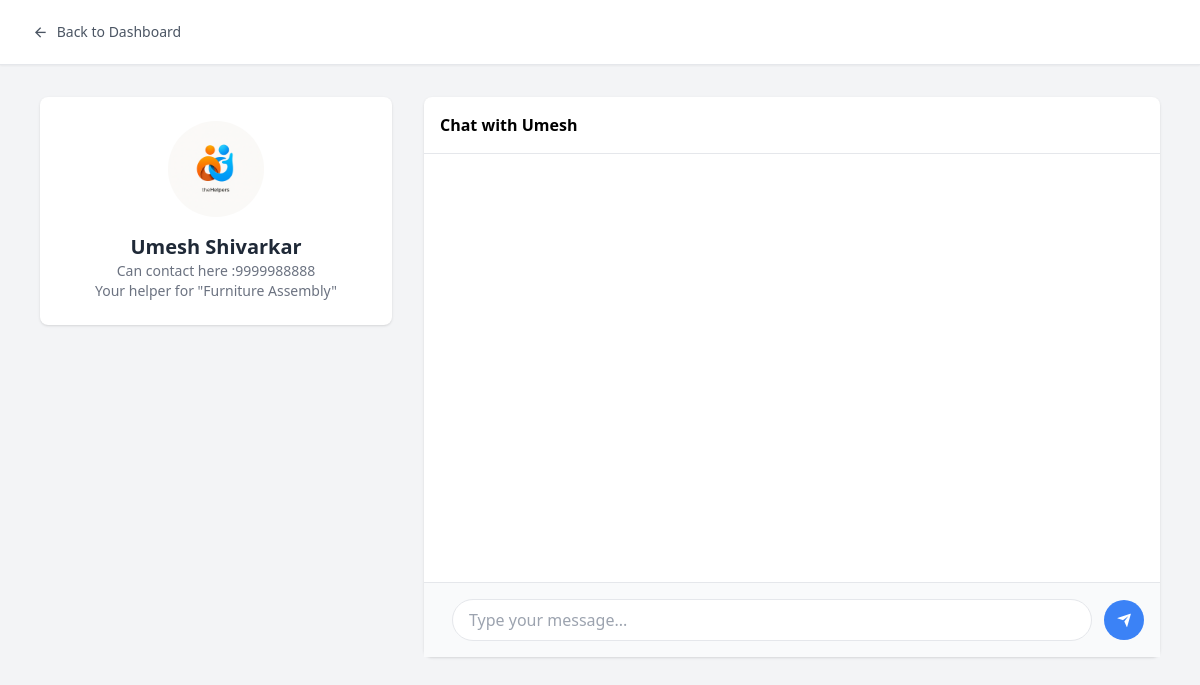
/user/contact_helper/6/ (signed in), run on the app's committed database.
### helpers/models.py (models this page shows, shortened)
class Helper(models.Model):
    fname = models.CharField(max_length=50)
    lname = models.CharField(max_length=50)
    email = models.EmailField(unique=True)
    password = models.CharField(max_length=128) # Always store hashed passwords
    phone_number = models.CharField(max_length=15, blank=True, null=True)  # Optional phone number
    profile_image = models.ImageField(upload_to='helper_profiles/', blank=True, null=True)
    address = models.CharField(max_length=255)
    city = models.CharField(max_length=50)
    state = models.CharField(max_length=50)
    zip = models.CharField(max_length=10)

### helpersapp/models.py (models this page shows, shortened)
class ServiceRequest(models.Model):
    SERVICE_CATEGORY_CHOICES = [
        ('cleaning', 'Cleaning Services'),
        ('moving', 'Moving & Delivery'),
        ('assembly', 'Furniture Assembly'),
        ('gardening', 'Gardening & Landscaping'),
        ('handyman', 'Handyman Services'),
        ('other', 'Other Services'),
    ]
    TIME_SLOT_CHOICES = [
        ('Morning', 'Morning (8am - 12pm)'),
        ('Afternoon', 'Afternoon (12pm - 5pm)'),
        ('Evening', 'Evening (5pm - 9pm)'),
    ]
    PAYMENT_TYPE_CHOICES = [('Hourly', 'Hourly Rate'), ('Fixed', 'Fixed Price')]
    STATUS_CHOICES = [
        ('Pending', 'Pending'),
        ('Active', 'Active'),
        ('Completed', 'Completed'),
        ('Cancelled', 'Cancelled'),
    ]
    PAYMENT_STATUS_CHOICES = [
        ('Pending', 'Pending'),
        ('Paid', 'Paid'),
    ]
    user = models.ForeignKey(User, on_delete=models.CASCADE, related_name='service_requests')
    accepted_helper = models.ForeignKey(
        'helpers.Helper',
        on_delete=models.SET_NULL,
        null=True,
        blank=True,
        related_name='accepted_requests'
    )
    otp_code = models.CharField(max_length=6, blank=True, null=True, help_text="6-digit code for verifying job completion")
    service_category = models.CharField(max_length=50, choices=SERVICE_CATEGORY_CHOICES)
    subcategory = models.CharField(max_length=100)
    task_description = models.TextField(max_length=500)
    address = models.CharField(max_length=255)
    preferred_date = models.DateField()
    preferred_time = models.CharField(max_length=20, choices=TIME_SLOT_CHOICES)
    is_flexible = models.BooleanField(default=False)
    is_urgent = models.BooleanField(default=False)
    has_parking = models.BooleanField(default=False)
    payment_type = models.CharField(max_length=20, choices=PAYMENT_TYPE_CHOICES)
    budget = models.DecimalField(max_digits=8, decimal_places=2)
    special_requirements = models.TextField(blank=True, null=True)
    helper_brings_tools = models.BooleanField(default=False)
    background_check_required = models.BooleanField(default=False)
    insurance_needed = models.BooleanField(default=False)
    experience_required = models.BooleanField(default=False)
    status = models.CharField(max_length=20, choices=STATUS_CHOICES, default='Pending')
    payment_status = models.CharField(max_length=20, choices=PAYMENT_STATUS_CHOICES, default='Pending')
    created_at = models.DateTimeField(auto_now_add=True)
    updated_at = models.DateTimeField(auto_now=True)
    class Meta:
        ordering = ['-created_at']

### helpersapp/views.py (the view)
# urls.py: path('contact_helper/<int:request_id>/', views.contact_helper, name='contact_helper'),
def contact_helper(request, request_id):
    if 'user_id' not in request.session:
        return redirect('helpersapp:auth')
    service_request = get_object_or_404(ServiceRequest, id=request_id, user_id=request.session['user_id'])
    if not service_request.accepted_helper:
        messages.error(request, "No helper has been assigned to this request yet.")
        return redirect('helpersapp:dashboard')
    chat_messages = ChatMessage.objects.filter(service_request=service_request)
    context = {
        'request': service_request,
        'helper': service_request.accepted_helper,
        'chat_messages': chat_messages
    }
    return render(request, 'contact_helper.html', context)

### templates/contact_helper.html (shortened to what this page needs)
<!DOCTYPE html>
<html lang="en">
<head>
    <script src="https://cdn.tailwindcss.com/3.4.16"></script>
    <link rel="stylesheet" href="https://cdnjs.cloudflare.com/ajax/libs/remixicon/4.6.0/remixicon.min.css">
</head>
<body class="bg-gray-100">
    <header class="bg-white shadow-sm border-b border-gray-200 sticky top-0 z-50">
      <div class="max-w-7xl mx-auto px-4 sm:px-6 lg:px-8">
        <div class="flex items-center justify-between h-16">
          <div class="flex items-center space-x-4">
            <a href="{% url 'helpersapp:dashboard' %}" class="flex items-center space-x-2 text-gray-600 hover:text-blue-500 transition-colors">
              <i class="ri-arrow-left-line"></i>
              <span class="text-sm font-medium">Back to Dashboard</span>
            </a>
          </div>
        </div>
      </div>
    </header>
    <main class="max-w-6xl mx-auto py-8 px-4">
        <div class="grid grid-cols-1 md:grid-cols-3 gap-8">
            <div class="md:col-span-1">
                <div class="bg-white p-6 rounded-lg shadow">
                    <div class="flex flex-col items-center text-center">
                        <div class="w-24 h-24 rounded-full overflow-hidden mb-4">
                            {% if helper.profile_image %}
                                <img src="{{ helper.profile_image.url }}" class="w-full h-full object-cover">
                            {% else %}
                                <div class="w-full h-full bg-blue-500 flex items-center justify-center">
                                    <span class="text-white text-3xl font-bold">{{ helper.fname|first|upper }}{{ helper.lname|first|upper }}</span>
                                </div>
                            {% endif %}
                        </div>
                        <h2 class="text-xl font-bold text-gray-800">{{ helper.fname }} {{ helper.lname }} </h2>
                        <p class="text-sm text-gray-500">Can contact here :{{ helper.phone_number }}</p>
                        <p class="text-sm text-gray-500">Your helper for "{{ request.get_service_category_display }}"</p>
                    </div>
                </div>
            </div>
            <div class="md:col-span-2">
                <div class="bg-white rounded-lg shadow flex flex-col h-[70vh]">
                    <div class="p-4 border-b">
                        <h3 class="font-semibold">Chat with {{ helper.fname }}</h3>
                    </div>
                    <div id="chat-window" class="flex-1 p-6 space-y-4 overflow-y-auto">
                    </div>
                    <div class="p-4 border-t bg-gray-50">
                        <form id="chat-form" class="flex items-center space-x-3">
                            <input type="text" id="message-input" class="flex-1 w-full px-4 py-2 border rounded-full focus:outline-none focus:ring-2 focus:ring-blue-500" placeholder="Type your message..." autocomplete="off">
                            <button type="submit" class="bg-blue-500 text-white rounded-full w-10 h-10 flex items-center justify-center flex-shrink-0 hover:bg-blue-600">
                                <i class="ri-send-plane-fill"></i>
                            </button>
                        </form>
                    </div>
                </div>
            </div>
        </div>
    </main>
</body>
</html>

### data on the page
Helper: profile_image (picture), fname "Umesh", lname "Shivarkar", phone_number "9999988888"
ServiceRequest: service_category "Furniture Assembly"
